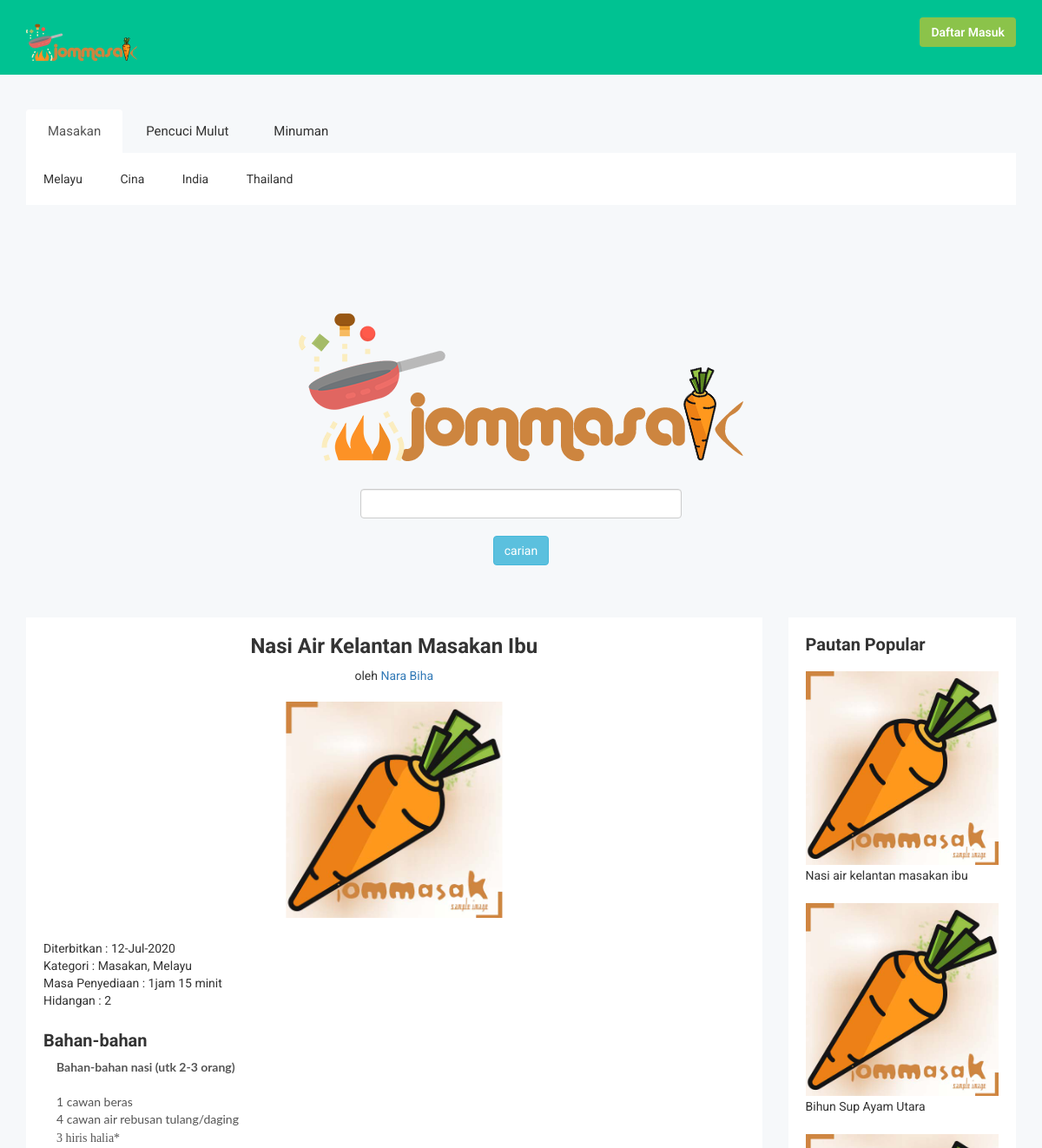
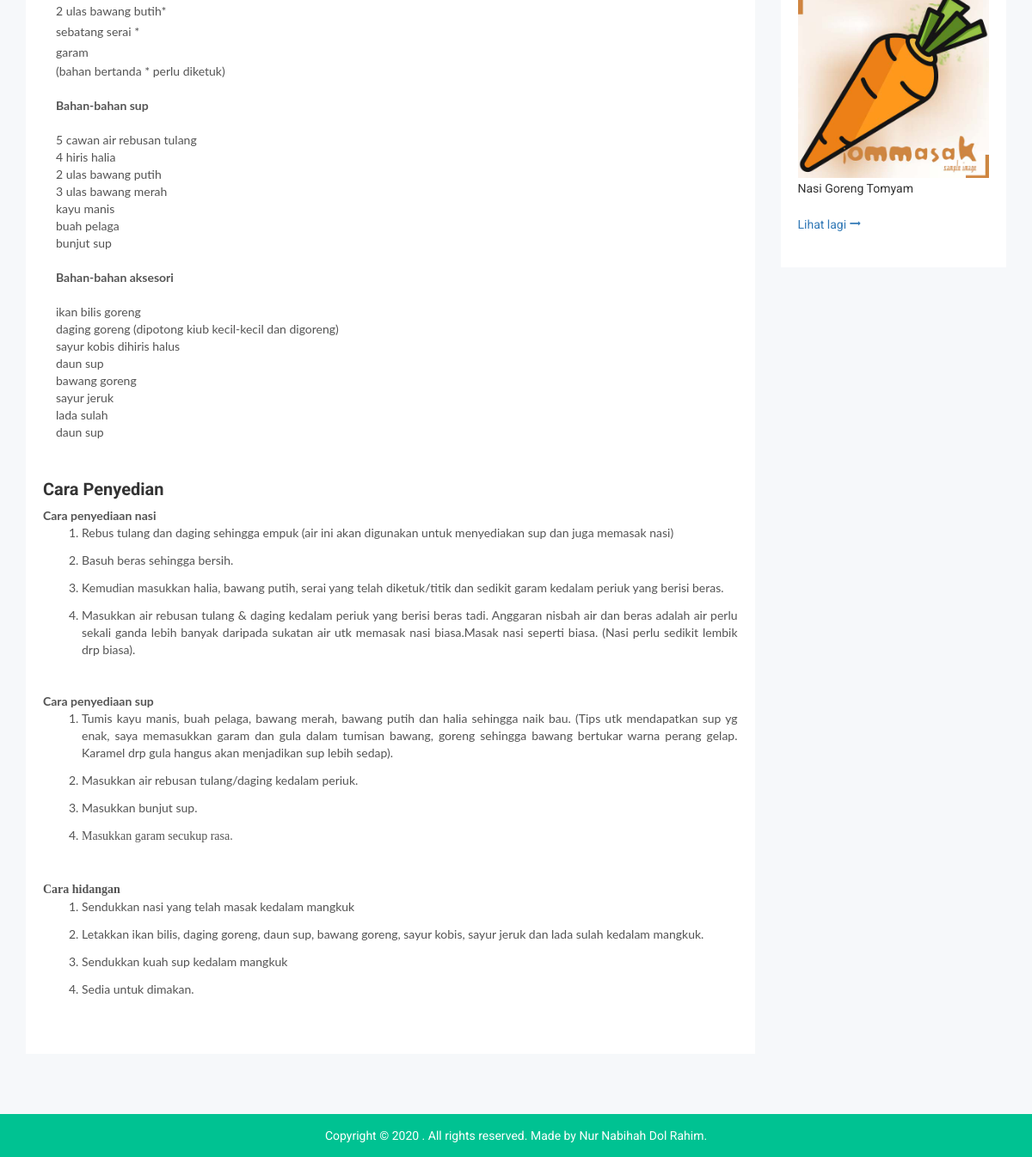
The page /recipe/details_recipe/1 on the database its author committed (2 pictures, top to bottom).
### tables this page shows
CREATE TABLE `recipes` (
  `id` int(11) NOT NULL,
  `title` varchar(255) NOT NULL,
  `duration` varchar(255) NOT NULL,
  `serves` varchar(255) NOT NULL,
  `ingredients` text NOT NULL,
  `steps` text NOT NULL,
  `user_id` int(11) NOT NULL,
  `category` int(11) NOT NULL,
  `counter` int(11) NOT NULL DEFAULT '0',
  `is_delete` int(11) NOT NULL DEFAULT '0',
  `publish_date` timestamp NOT NULL DEFAULT CURRENT_TIMESTAMP
);

CREATE TABLE `users` (
  `id` int(11) NOT NULL,
  `name` varchar(255) NOT NULL,
  `email` varchar(255) NOT NULL,
  `password` varchar(255) NOT NULL,
  `is_delete` int(1) NOT NULL DEFAULT '0'
);

CREATE TABLE `recipe_categories` (
  `id` int(11) NOT NULL,
  `parent_id` int(11) NOT NULL,
  `name` varchar(255) NOT NULL,
  `is_delete` int(11) NOT NULL DEFAULT '0'
);

### application/libraries/template.php (called while the page is built, shortened)
<?php
class Template
{
    private $CI;
    private $template_path = 'template';
    private $body = array();
    private $data = array();
    private $template_title;
    private $template_description;
    function __construct()
    {
        $this->CI =& get_instance();
    }
    public function get_template_path()
    {
        return $this->template_path;
    }
    public function get_body()
    {
        return $this->body;
    }
    public function set_body($body)
    {
        if(is_array($body))
        {
            array_push($this->body, $body);
        } else
        {
            $arraysize = sizeof($this->body);
            $this->body[$arraysize] = $body;
        }
        return $this;
    }
    public function get_data()
    {
        return $this->data;
    }
    public function set_data($data)
    {
        $this->data = $data;
        return $this;
    }
    public function get_template_title()
    {
        return $this->template_title;
    }
    public function get_template_description()
    {
        return $this->template_description;
    }
    public function view($template_name, $layout_name)
    {
        $data = array(
            'template_title' => $this->get_template_title(),
            'template_description' => $this->get_template_description(),
            'template_body' => $this->get_body(),
        );
        $this->CI->load->view($this->get_template_path().'/'.$template_name.'/'.$layout_name, array_merge($data, $this->get_data()));
    }
}
?>

### application/controllers/Recipe.php (called while the page is built, shortened)
<?php
class Recipe extends CI_Controller {
	public function details_recipe($recipe_id)
	{
		$this->recipes->add_counter($recipe_id);
		$recipe = $this->recipes->get_recipes($recipe_id)[0];
		$data_page = array(
			'publish_date' => date('d-M-Y',strtotime($recipe['publish_date'])),
			'category' => $recipe['category_name'],
			'sub_category' => $recipe['subcategory_name'],
			'recipe_name' => $recipe['title'],
			'recipe_owner' => $recipe['recipe_owner'],
			'preparation_time' => $recipe['duration'],
			'people_per_serve' => $recipe['serves'],
			'ingredients' => $recipe['ingredients'],
			'steps'	=> $recipe['steps'],
			'popular_recipes' => $this->recipes->get_popular_recipes()
		);
		$this->template->set_body('content/recipe/details_recipe')->set_data($data_page)->view('notika','layout');
	}
}

### index.php (called while the page is built, shortened)
<?php
require_once BASEPATH.'core/CodeIgniter.php';

### application/models/Recipes.php (called while the page is built, shortened)
<?php
class Recipes extends CI_Model {
    public function get_recipes($recipe_id = null)
    {
        $this->db->select('a.*,b.name as subcategory_name,c.name as category_name,d.name as recipe_owner');
        if(!empty($recipe_id)) $this->db->where('a.id',$recipe_id) ;
        $this->db->join('recipe_categories b','b.id = a.category');
        $this->db->join('recipe_categories c','c.id = b.parent_id');
        $this->db->join('users d','d.id = a.user_id');
        $query = $this->db->get('recipes a');
        $result = $query->result_array();
        return (!empty($result))?$result:null;
    }
    public function get_popular_recipes()
    {
        $this->db->select('a.*,b.name as subcategory_name,c.name as category_name,d.name as recipe_owner');
        $this->db->join('recipe_categories b','b.id = a.category');
        $this->db->join('recipe_categories c','c.id = b.parent_id');
        $this->db->join('users d','d.id = a.user_id');
        $this->db->order_by('counter','DESC');
        $this->db->limit(3);
        $query = $this->db->get('recipes a');
        $result = $query->result_array();
        return (!empty($result))?$result:null;
    }
    public function add_counter($recipe_id)
    {
        $result = $this->db->select('counter')->where('id',$recipe_id)->get('recipes')->result();
        if(!empty($result))
        {
            $counter = $result[0]->counter+1;
        }
        $this->db->set('counter',$counter)->where('id',$recipe_id)->update('recipes');
    }
}

### application/views/content/recipe/details_recipe.php (the view, shortened to what this page needs)
<div class="sale-statistic-area">
    <div class="container">
        <div class="row">
            <div class="col-12 text-center">
                <div class="notika-shadow mg-tb-30">
                </div>
            </div>
            <div class="col-lg-9 col-md-8 col-sm-7 col-xs-12">
                <div class="sale-statistic-inner notika-shadow mg-tb-30">
                    <div class="curved-inner-pro">
                        <div class="curved-ctn title-center">
                            <?php
                            if(!empty($recipe_name) && !empty($recipe_owner) )
                            { ?>
                                <h3><?php echo ucwords($recipe_name); ?></h3>
                                oleh <a href="#"><?php echo ucwords($recipe_owner); ?></a>
                            <?php
                            } ?>
                        </div>
                    </div>
                    <div class="row">
                        <div class="col-xs-4 mx-auto mb-1">
                            <img src="<?php echo base_url('template/notika/img/test.jpg'); ?>" />
                        </div>
                    </div>
                    <div class="row">
                        <div class="col-lg-12 col-md-12 col-xs-12 curved-ctn mb-1">
                            <p>Diterbitkan : <?php echo $publish_date; ?></p>
                            <p>Kategori : <?php echo ucwords($category).', '.ucwords($sub_category); ?></p>
                            <p>Masa Penyediaan : <?php echo $preparation_time; ?></p>
                            <p>Hidangan : <?php echo $people_per_serve; ?></p>
                        </div>
                    </div>
                    <div class="row">
                        <div class="col-lg-12 col-md-12 col-xs-12 curved-ctn mb-1">
                            <h2>Bahan-bahan</h2>
                            <div class="tpgp-al-cl">
                                <ul class="tpdg-ul-circle">
                                    <?php echo $ingredients; ?>
                                </ul>
                            </div>
                        </div>
                    </div>
                    <div class="row">
                        <div class="col-lg-12 col-md-12 col-xs-12 curved-ctn mb-1">
                            <h2>Cara Penyedian</h2>
                            <?php echo $steps; ?>
                        </div>
                    </div>
                </div>
            </div>
            <div class="col-lg-3 col-md-4 col-sm-5 col-xs-12">
                <div class="statistic-right-area notika-shadow mg-tb-30 sm-res-mg-t-0">
                    <div class="past-day-statis">
                        <h2>Pautan Popular</h2>
                    </div>
                    <?php if(!empty($popular_recipes))foreach($popular_recipes as $key => $popular){ ?>
                    <div class="past-day-statis">
                        <a href="<?php echo base_url('recipe/details_recipe/'.$popular['id']); ?>"><img src="<?php echo base_url('template/notika/img/test.jpg'); ?>" />
                            <p><?php echo $popular['title']; ?> </p>
                        </a>
                    </div>
                    <?php } ?>
                    <div class="past-day-statis">
                        <a href="#">
                            Lihat lagi <i class="notika-icon notika-arrow-right atc-sign"></i>
                        </a>
                    </div>
                </div>
            </div>
        </div>
    </div>
</div>

### rows shown on the page
recipes: title "Nasi Air Kelantan Masakan Ibu", user.name "Nara Biha", recipe_categories.name "Masakan", recipe_categories.name "Melayu", duration "1jam 15 minit", ingredients "Bahan-bahan nasi (utk 2-3 orang) 1 cawan beras 4 cawan air rebusan tulang/daging 3 hiris halia* 2 ulas bawang butih* sebatang serai * garam (bahan bertanda * perlu diketuk) Bahan-bahan sup 5 cawan air rebusan tulang 4 hiris halia 2 ulas bawang putih 3 ulas bawang merah kayu manis buah pelaga bunjut sup Bahan-bahan aksesori ikan bilis goreng daging goreng (dipotong kiub kecil-kecil dan digoreng) sayur kobis dihiris halus daun sup bawang goreng sayur jeruk lada sulah daun sup", steps "Cara penyediaan nasi Rebus tulang dan daging sehingga empuk (air ini akan digunakan untuk menyediakan sup dan juga memasak nasi) Basuh beras sehingga bersih. Kemudian masukkan halia, bawang putih, serai yang telah diketuk/titik dan sedikit garam kedalam periuk yang berisi beras. Masukkan air rebusan tulang & daging kedalam periuk yang berisi beras tadi. Anggaran nisbah air dan beras adalah air perlu sekali ganda lebih banyak daripada sukatan air utk memasak nasi biasa.Masak nasi seperti biasa. (Nasi perlu sedikit lembik drp biasa). Cara penyediaan sup Tumis kayu manis, buah pelaga, bawang merah, bawang putih dan halia sehingga naik bau. (Tips utk mendapatkan sup yg enak, saya memasukkan…", title "Nasi air kelantan masakan ibu"
recipes: title "Bihun Sup Ayam Utara"
recipes: title "Nasi Goreng Tomyam"

### other values the page prints
$publish_date "12-Jul-2020"
$people_per_serve "2"
